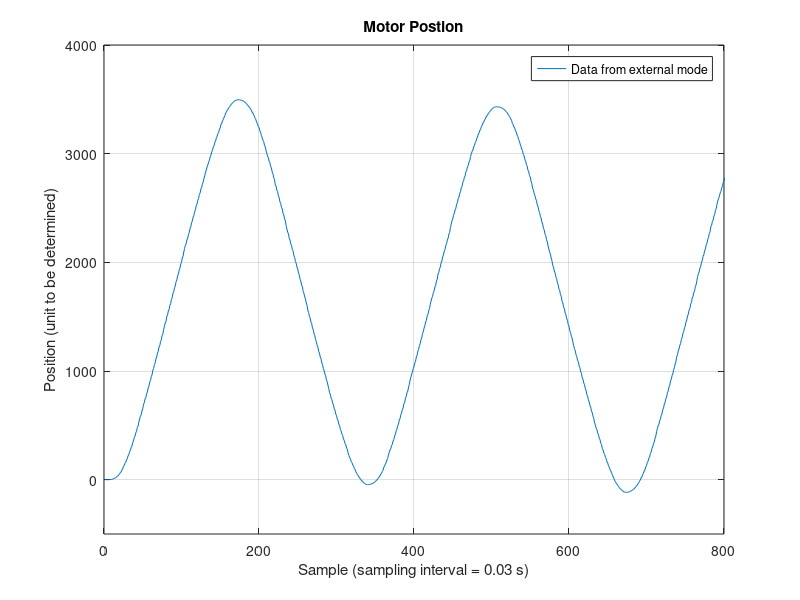

The MATLAB source for this figure: (Note: this script raises an error after producing the figure.)
% Part 3: Plot motor position and velocity data
% Lab7_p3_MotorPosVel.m

%% Load data from external and serial modes
close all;
clear;
load ext_data_USB_p3;
load serial_data_USB_p3;

%% Obtain motor position from external mode:
figure(1);
plot(Pos); 
axis([0 800 -500 4000]);
xlabel('Sample (sampling interval = 0.03 s)');
ylabel('Position (unit to be determined)');
legend('Data from external mode');
title('Motor Postion');grid;

%% Obtain motor velocity from external mode:
Vel_smooth=smooth(double(Vel), 10);
figure(2);
plot(Vel); hold on;
plot(Vel_smooth,'r'); hold off;
axis([0 800 -50 50]);
xlabel('Sample (sampling interval = 0.03 s)');
ylabel('Speed (unit to be determined)');
legend('Raw Data from external mode','Smoothed Data');
title('Motor Velocity');grid;

%% Obtain motor velocity from serial mode:
figure(3);
plot(Vel_serial,'k');
axis([0 800 -40 40]);
xlabel('Sample (sampling interval = 0.03 s)');
ylabel('Speed (unit to be determined)');
legend('Data from serial port');
title('Motor Speed');grid;
